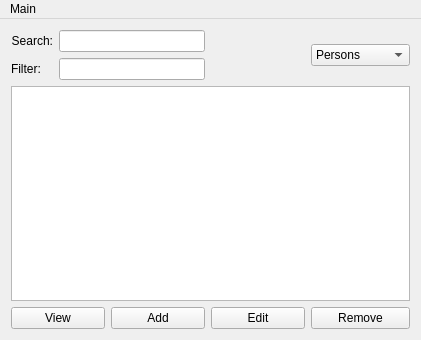
<?xml version="1.0" encoding="UTF-8"?>
<ui version="4.0">
 <class>MainWindow</class>
 <widget class="QMainWindow" name="MainWindow">
  <property name="geometry">
   <rect>
    <x>0</x>
    <y>0</y>
    <width>421</width>
    <height>340</height>
   </rect>
  </property>
  <property name="windowTitle">
   <string>Aðalgluggi</string>
  </property>
  <property name="windowIcon">
   <iconset resource="resources.qrc">
    <normaloff>:/icons/icons/people_icon.jpg</normaloff>:/icons/icons/people_icon.jpg</iconset>
  </property>
  <widget class="QWidget" name="centralWidget">
   <layout class="QGridLayout" name="gridLayout">
    <item row="12" column="5">
     <widget class="QPushButton" name="addButton">
      <property name="cursor">
       <cursorShape>PointingHandCursor</cursorShape>
      </property>
      <property name="whatsThis">
       <string>&lt;html&gt;&lt;head/&gt;&lt;body&gt;&lt;p&gt;Add a entity..&lt;/p&gt;&lt;/body&gt;&lt;/html&gt;</string>
      </property>
      <property name="text">
       <string>Add</string>
      </property>
     </widget>
    </item>
    <item row="0" column="7">
     <widget class="QComboBox" name="comboBox">
      <property name="whatsThis">
       <string>&lt;html&gt;&lt;head/&gt;&lt;body&gt;&lt;p&gt;List types..&lt;/p&gt;&lt;/body&gt;&lt;/html&gt;</string>
      </property>
      <item>
       <property name="text">
        <string>Persons</string>
       </property>
      </item>
      <item>
       <property name="text">
        <string>Computers</string>
       </property>
      </item>
      <item>
       <property name="text">
        <string>Connections</string>
       </property>
      </item>
     </widget>
    </item>
    <item row="12" column="6">
     <widget class="QPushButton" name="editButton">
      <property name="cursor">
       <cursorShape>PointingHandCursor</cursorShape>
      </property>
      <property name="text">
       <string>Edit</string>
      </property>
     </widget>
    </item>
    <item row="12" column="7">
     <widget class="QPushButton" name="removeButton">
      <property name="cursor">
       <cursorShape>PointingHandCursor</cursorShape>
      </property>
      <property name="text">
       <string>Remove</string>
      </property>
     </widget>
    </item>
    <item row="12" column="4">
     <widget class="QPushButton" name="viewButton">
      <property name="cursor">
       <cursorShape>PointingHandCursor</cursorShape>
      </property>
      <property name="text">
       <string>View</string>
      </property>
     </widget>
    </item>
    <item row="0" column="4" colspan="2">
     <layout class="QGridLayout" name="gridLayout_2">
      <item row="0" column="0">
       <widget class="QLabel" name="searchLabel">
        <property name="layoutDirection">
         <enum>Qt::LeftToRight</enum>
        </property>
        <property name="text">
         <string>Search:</string>
        </property>
        <property name="alignment">
         <set>Qt::AlignRight|Qt::AlignTrailing|Qt::AlignVCenter</set>
        </property>
        <property name="wordWrap">
         <bool>false</bool>
        </property>
       </widget>
      </item>
      <item row="1" column="0">
       <widget class="QLabel" name="label">
        <property name="text">
         <string>Filter:</string>
        </property>
       </widget>
      </item>
      <item row="1" column="2">
       <widget class="QLineEdit" name="listFilter"/>
      </item>
      <item row="0" column="2">
       <widget class="QLineEdit" name="listSearch">
        <property name="whatsThis">
         <string>&lt;html&gt;&lt;head/&gt;&lt;body&gt;&lt;p&gt;Search..&lt;/p&gt;&lt;/body&gt;&lt;/html&gt;</string>
        </property>
       </widget>
      </item>
     </layout>
    </item>
    <item row="7" column="4" rowspan="3" colspan="4">
     <widget class="QTableView" name="tableView">
      <property name="editTriggers">
       <set>QAbstractItemView::NoEditTriggers</set>
      </property>
      <property name="selectionBehavior">
       <enum>QAbstractItemView::SelectRows</enum>
      </property>
      <property name="sortingEnabled">
       <bool>true</bool>
      </property>
      <attribute name="verticalHeaderVisible">
       <bool>false</bool>
      </attribute>
     </widget>
    </item>
   </layout>
  </widget>
  <widget class="QMenuBar" name="menuBar">
   <property name="geometry">
    <rect>
     <x>0</x>
     <y>0</y>
     <width>421</width>
     <height>22</height>
    </rect>
   </property>
   <widget class="QMenu" name="menuMain">
    <property name="title">
     <string>Main</string>
    </property>
    <widget class="QMenu" name="menuGames">
     <property name="title">
      <string>Games</string>
     </property>
     <addaction name="actionSnake"/>
     <addaction name="actionPong"/>
    </widget>
    <addaction name="separator"/>
    <addaction name="menuGames"/>
   </widget>
   <addaction name="menuMain"/>
  </widget>
  <action name="actionSnake">
   <property name="text">
    <string>Snake</string>
   </property>
  </action>
  <action name="actionPong">
   <property name="text">
    <string>Pong</string>
   </property>
  </action>
 </widget>
 <layoutdefault spacing="6" margin="11"/>
 <tabstops>
  <tabstop>listSearch</tabstop>
  <tabstop>listFilter</tabstop>
  <tabstop>comboBox</tabstop>
  <tabstop>tableView</tabstop>
  <tabstop>viewButton</tabstop>
  <tabstop>addButton</tabstop>
  <tabstop>editButton</tabstop>
  <tabstop>removeButton</tabstop>
 </tabstops>
 <resources>
  <include location="resources.qrc"/>
 </resources>
 <connections>
  <connection>
   <sender>actionSnake</sender>
   <signal>triggered()</signal>
   <receiver>MainWindow</receiver>
   <slot>raise()</slot>
   <hints>
    <hint type="sourcelabel">
     <x>-1</x>
     <y>-1</y>
    </hint>
    <hint type="destinationlabel">
     <x>210</x>
     <y>169</y>
    </hint>
   </hints>
  </connection>
 </connections>
</ui>
